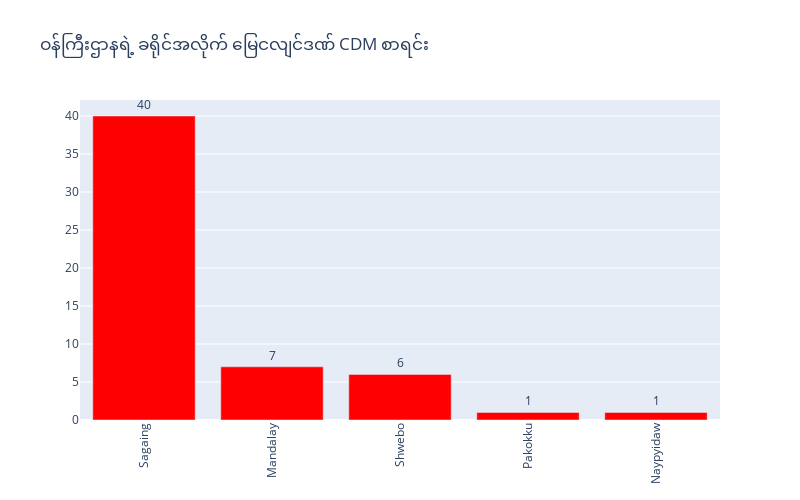

The notebook cell saved with this chart:
### Code cell
filter_df=df[df.ministries=="Ministry of Education"].current_living_district.value_counts()
fig = px.bar(filter_df, x=filter_df.index, y=filter_df.values,
             title=f"ဝန်ကြီးဌာနရဲ့ ခရိုင်အလိုက် မြေငလျင်ဒဏ် CDM စာရင်း",text_auto='.1s')
fig.update_traces(
    marker_color='red', 
    textfont_size=12,
    textangle=0,
    textposition="outside",
    cliponaxis=False
)


fig.update_xaxes(tickangle=-90)
fig.update_layout(width=800,
                  height=500)
fig.update_layout(xaxis_title=None, yaxis_title=None) 
fig.show()

### Figure 1 — Plotly figure (JSON) as saved in the notebook; plotly's stock layout.template omitted (floating-point values rounded to 4 significant figures)
{"data": [{"alignmentgroup": "True", "cliponaxis": false, "hovertemplate": "current_living_district=%{x}<br>y=%{y}<extra></extra>", "legendgroup": "", "marker": {"color": "red", "pattern": {"shape": ""}}, "name": "", "offsetgroup": "", "orientation": "v", "showlegend": false, "textangle": 0, "textfont": {"size": 12}, "textposition": "outside", "texttemplate": "%{y:.1s}", "type": "bar", "x": ["Sagaing", "Mandalay", "Shwebo", "Pakokku", "Naypyidaw"], "xaxis": "x", "y": [40, 7, 6, 1, 1], "yaxis": "y"}], "layout": {"barmode": "relative", "height": 500, "legend": {"tracegroupgap": 0}, "title": {"text": "ဝန်ကြီးဌာနရဲ့ ခရိုင်အလိုက် မြေငလျင်ဒဏ် CDM စာရင်း"}, "width": 800, "xaxis": {"anchor": "y", "autorange": true, "domain": [0, 1], "range": [-0.5, 4.5], "tickangle": -90, "title": {}, "type": "category"}, "yaxis": {"anchor": "x", "autorange": true, "domain": [0, 1], "range": [0, 42.11], "title": {}, "type": "linear"}}}
